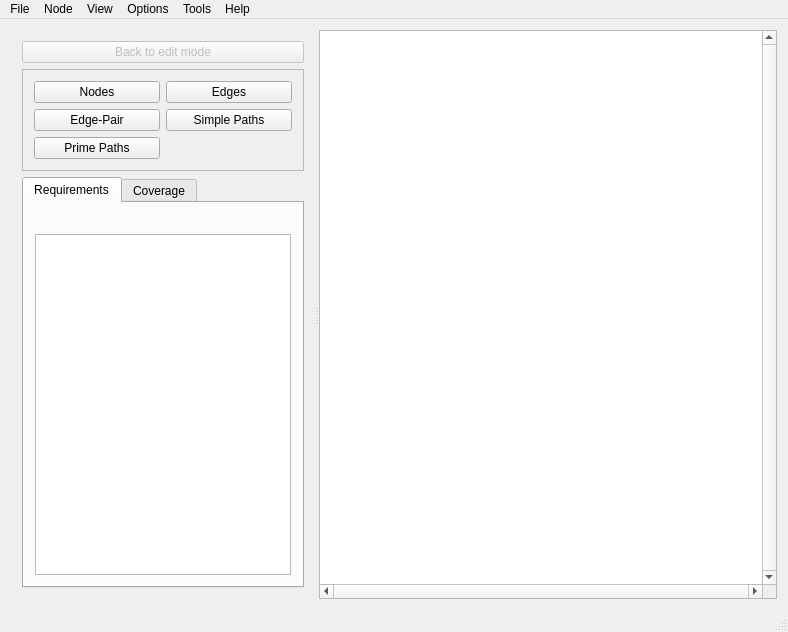
<?xml version="1.0" encoding="UTF-8"?>
<ui version="4.0">
 <class>MainWindow</class>
 <widget class="QMainWindow" name="MainWindow">
  <property name="geometry">
   <rect>
    <x>0</x>
    <y>0</y>
    <width>788</width>
    <height>632</height>
   </rect>
  </property>
  <property name="windowTitle">
   <string>MainWindow</string>
  </property>
  <widget class="QWidget" name="centralWidget">
   <layout class="QVBoxLayout" name="verticalLayout_4">
    <item>
     <widget class="QSplitter" name="splitter">
      <property name="orientation">
       <enum>Qt::Horizontal</enum>
      </property>
      <widget class="QWidget" name="verticalLayoutWidget">
       <layout class="QVBoxLayout" name="verticalLayout">
        <item>
         <widget class="QPushButton" name="backToEditButton">
          <property name="enabled">
           <bool>false</bool>
          </property>
          <property name="text">
           <string>Back to edit mode</string>
          </property>
          <property name="icon">
           <iconset resource="QCoverage.qrc">
            <normaloff>:/images/reset</normaloff>:/images/reset</iconset>
          </property>
         </widget>
        </item>
        <item>
         <widget class="QFrame" name="frame_2">
          <property name="frameShape">
           <enum>QFrame::StyledPanel</enum>
          </property>
          <property name="frameShadow">
           <enum>QFrame::Raised</enum>
          </property>
          <layout class="QGridLayout" name="gridLayout_2">
           <item row="0" column="0">
            <widget class="QPushButton" name="nodesButton">
             <property name="text">
              <string>Nodes</string>
             </property>
             <attribute name="buttonGroup">
              <string>computeButtonGroup</string>
             </attribute>
            </widget>
           </item>
           <item row="1" column="0">
            <widget class="QPushButton" name="edgePairButton">
             <property name="text">
              <string>Edge-Pair</string>
             </property>
             <attribute name="buttonGroup">
              <string>computeButtonGroup</string>
             </attribute>
            </widget>
           </item>
           <item row="0" column="1">
            <widget class="QPushButton" name="edgesButton">
             <property name="text">
              <string>Edges</string>
             </property>
             <attribute name="buttonGroup">
              <string>computeButtonGroup</string>
             </attribute>
            </widget>
           </item>
           <item row="1" column="1">
            <widget class="QPushButton" name="simplePathsButton">
             <property name="text">
              <string>Simple Paths</string>
             </property>
             <attribute name="buttonGroup">
              <string>computeButtonGroup</string>
             </attribute>
            </widget>
           </item>
           <item row="2" column="0">
            <widget class="QPushButton" name="primePathsButton">
             <property name="text">
              <string>Prime Paths</string>
             </property>
             <attribute name="buttonGroup">
              <string>computeButtonGroup</string>
             </attribute>
            </widget>
           </item>
          </layout>
         </widget>
        </item>
        <item>
         <widget class="QTabWidget" name="tabWidget">
          <property name="sizePolicy">
           <sizepolicy hsizetype="Preferred" vsizetype="Expanding">
            <horstretch>0</horstretch>
            <verstretch>0</verstretch>
           </sizepolicy>
          </property>
          <property name="currentIndex">
           <number>0</number>
          </property>
          <widget class="QWidget" name="requirementsTab">
           <property name="statusTip">
            <string>Test Requirements Menu</string>
           </property>
           <attribute name="title">
            <string>Requirements</string>
           </attribute>
           <layout class="QVBoxLayout" name="verticalLayout_2">
            <item>
             <widget class="QLabel" name="requirementsCountLabel">
              <property name="text">
               <string/>
              </property>
             </widget>
            </item>
            <item>
             <widget class="QListWidget" name="requirementsList">
              <property name="verticalScrollBarPolicy">
               <enum>Qt::ScrollBarAsNeeded</enum>
              </property>
              <property name="horizontalScrollBarPolicy">
               <enum>Qt::ScrollBarAsNeeded</enum>
              </property>
              <property name="horizontalScrollMode">
               <enum>QAbstractItemView::ScrollPerPixel</enum>
              </property>
             </widget>
            </item>
           </layout>
          </widget>
          <widget class="QWidget" name="coverageTab">
           <attribute name="title">
            <string>Coverage</string>
           </attribute>
           <layout class="QVBoxLayout" name="verticalLayout_3">
            <item>
             <widget class="QLabel" name="coverageCountLabel">
              <property name="text">
               <string/>
              </property>
             </widget>
            </item>
            <item>
             <widget class="QListWidget" name="coverageList">
              <property name="verticalScrollBarPolicy">
               <enum>Qt::ScrollBarAsNeeded</enum>
              </property>
              <property name="horizontalScrollBarPolicy">
               <enum>Qt::ScrollBarAsNeeded</enum>
              </property>
              <property name="horizontalScrollMode">
               <enum>QAbstractItemView::ScrollPerPixel</enum>
              </property>
             </widget>
            </item>
           </layout>
          </widget>
         </widget>
        </item>
       </layout>
      </widget>
      <widget class="QGraphicsView" name="graphicsView">
       <property name="sizePolicy">
        <sizepolicy hsizetype="Expanding" vsizetype="Expanding">
         <horstretch>2</horstretch>
         <verstretch>0</verstretch>
        </sizepolicy>
       </property>
       <property name="minimumSize">
        <size>
         <width>0</width>
         <height>0</height>
        </size>
       </property>
       <property name="baseSize">
        <size>
         <width>0</width>
         <height>0</height>
        </size>
       </property>
       <property name="statusTip">
        <string>Create and manipulate your graph here</string>
       </property>
       <property name="verticalScrollBarPolicy">
        <enum>Qt::ScrollBarAlwaysOn</enum>
       </property>
       <property name="horizontalScrollBarPolicy">
        <enum>Qt::ScrollBarAlwaysOn</enum>
       </property>
       <property name="renderHints">
        <set>QPainter::Antialiasing|QPainter::TextAntialiasing</set>
       </property>
       <property name="viewportUpdateMode">
        <enum>QGraphicsView::BoundingRectViewportUpdate</enum>
       </property>
       <property name="rubberBandSelectionMode">
        <enum>Qt::ContainsItemShape</enum>
       </property>
      </widget>
     </widget>
    </item>
   </layout>
  </widget>
  <widget class="QMenuBar" name="menuBar">
   <property name="geometry">
    <rect>
     <x>0</x>
     <y>0</y>
     <width>788</width>
     <height>25</height>
    </rect>
   </property>
   <widget class="QMenu" name="fileMenu">
    <property name="tearOffEnabled">
     <bool>false</bool>
    </property>
    <property name="title">
     <string>File</string>
    </property>
    <property name="separatorsCollapsible">
     <bool>false</bool>
    </property>
    <addaction name="newAction"/>
    <addaction name="separator"/>
    <addaction name="openAction"/>
    <addaction name="saveAction"/>
    <addaction name="saveAsAction"/>
    <addaction name="separator"/>
    <addaction name="exitAction"/>
   </widget>
   <widget class="QMenu" name="helpMenu">
    <property name="title">
     <string>Help</string>
    </property>
    <addaction name="actionHelp"/>
    <addaction name="separator"/>
    <addaction name="actionAbout"/>
    <addaction name="actionAboutQt"/>
   </widget>
   <widget class="QMenu" name="nodeMenu">
    <property name="title">
     <string>Node</string>
    </property>
    <addaction name="startNodeAction"/>
    <addaction name="endNodeAction"/>
    <addaction name="startEndNodeAction"/>
    <addaction name="normalNodeAction"/>
    <addaction name="separator"/>
    <addaction name="deleteAction"/>
   </widget>
   <widget class="QMenu" name="optionsMenu">
    <property name="title">
     <string>Options</string>
    </property>
    <addaction name="antialiasingAction"/>
    <addaction name="drawGridAction"/>
   </widget>
   <widget class="QMenu" name="viewMenu">
    <property name="title">
     <string>View</string>
    </property>
   </widget>
   <widget class="QMenu" name="toolsMenu">
    <property name="title">
     <string>Tools</string>
    </property>
    <addaction name="exportGraphImageAction"/>
    <addaction name="separator"/>
    <addaction name="validateGraphAction"/>
   </widget>
   <addaction name="fileMenu"/>
   <addaction name="nodeMenu"/>
   <addaction name="viewMenu"/>
   <addaction name="optionsMenu"/>
   <addaction name="toolsMenu"/>
   <addaction name="helpMenu"/>
  </widget>
  <widget class="QStatusBar" name="statusBar">
   <property name="sizePolicy">
    <sizepolicy hsizetype="Preferred" vsizetype="Preferred">
     <horstretch>0</horstretch>
     <verstretch>0</verstretch>
    </sizepolicy>
   </property>
  </widget>
  <action name="actionHelp">
   <property name="icon">
    <iconset resource="QCoverage.qrc">
     <normaloff>:/images/help</normaloff>:/images/help</iconset>
   </property>
   <property name="text">
    <string>Help</string>
   </property>
  </action>
  <action name="actionAbout">
   <property name="icon">
    <iconset resource="QCoverage.qrc">
     <normaloff>:/images/about</normaloff>:/images/about</iconset>
   </property>
   <property name="text">
    <string>About</string>
   </property>
  </action>
  <action name="actionAboutQt">
   <property name="icon">
    <iconset resource="QCoverage.qrc">
     <normaloff>:/images/about</normaloff>:/images/about</iconset>
   </property>
   <property name="text">
    <string>About Qt</string>
   </property>
  </action>
  <action name="antialiasingAction">
   <property name="checkable">
    <bool>true</bool>
   </property>
   <property name="checked">
    <bool>true</bool>
   </property>
   <property name="text">
    <string>Antialiasing</string>
   </property>
   <property name="statusTip">
    <string>Toggle Antialiasing</string>
   </property>
  </action>
  <action name="drawGridAction">
   <property name="checkable">
    <bool>true</bool>
   </property>
   <property name="checked">
    <bool>false</bool>
   </property>
   <property name="text">
    <string>Draw grid</string>
   </property>
  </action>
  <action name="exportGraphImageAction">
   <property name="icon">
    <iconset resource="QCoverage.qrc">
     <normaloff>:/images/image</normaloff>:/images/image</iconset>
   </property>
   <property name="text">
    <string>Export graph to image</string>
   </property>
  </action>
  <action name="saveVisibleImageAction">
   <property name="text">
    <string>Export visible to image</string>
   </property>
  </action>
  <action name="newAction">
   <property name="icon">
    <iconset resource="QCoverage.qrc">
     <normaloff>:/images/new</normaloff>:/images/new</iconset>
   </property>
   <property name="text">
    <string>&amp;New</string>
   </property>
   <property name="toolTip">
    <string>Create New Graph</string>
   </property>
   <property name="shortcut">
    <string>Ctrl+N</string>
   </property>
  </action>
  <action name="action">
   <property name="text">
    <string>-</string>
   </property>
  </action>
  <action name="openAction">
   <property name="icon">
    <iconset resource="QCoverage.qrc">
     <normaloff>:/images/open</normaloff>:/images/open</iconset>
   </property>
   <property name="text">
    <string>&amp;Open</string>
   </property>
   <property name="shortcut">
    <string>Ctrl+O</string>
   </property>
  </action>
  <action name="saveAction">
   <property name="icon">
    <iconset resource="QCoverage.qrc">
     <normaloff>:/images/save</normaloff>:/images/save</iconset>
   </property>
   <property name="text">
    <string>Save</string>
   </property>
   <property name="toolTip">
    <string>&amp;Save</string>
   </property>
   <property name="shortcut">
    <string>Ctrl+S</string>
   </property>
  </action>
  <action name="saveAsAction">
   <property name="icon">
    <iconset resource="QCoverage.qrc">
     <normaloff>:/images/save</normaloff>:/images/save</iconset>
   </property>
   <property name="text">
    <string>Save as...</string>
   </property>
   <property name="shortcut">
    <string>Ctrl+Shift+S</string>
   </property>
  </action>
  <action name="exitAction">
   <property name="icon">
    <iconset resource="QCoverage.qrc">
     <normaloff>:/images/exit</normaloff>:/images/exit</iconset>
   </property>
   <property name="text">
    <string>Exit</string>
   </property>
   <property name="toolTip">
    <string>E&amp;xit</string>
   </property>
   <property name="shortcut">
    <string>Ctrl+X</string>
   </property>
  </action>
  <action name="actionAdd">
   <property name="text">
    <string>Add</string>
   </property>
  </action>
  <action name="actionDelete">
   <property name="text">
    <string>Delete</string>
   </property>
  </action>
  <action name="startNodeAction">
   <property name="icon">
    <iconset resource="QCoverage.qrc">
     <normaloff>:/images/start</normaloff>:/images/start</iconset>
   </property>
   <property name="text">
    <string>Starting</string>
   </property>
   <property name="statusTip">
    <string>Set node(s) to starting type</string>
   </property>
   <property name="shortcut">
    <string>Ctrl+1</string>
   </property>
  </action>
  <action name="endNodeAction">
   <property name="icon">
    <iconset resource="QCoverage.qrc">
     <normaloff>:/images/end</normaloff>:/images/end</iconset>
   </property>
   <property name="text">
    <string>Ending</string>
   </property>
   <property name="statusTip">
    <string>Set node(s) to ending type</string>
   </property>
   <property name="shortcut">
    <string>Ctrl+2</string>
   </property>
  </action>
  <action name="normalNodeAction">
   <property name="icon">
    <iconset resource="QCoverage.qrc">
     <normaloff>:/images/reset</normaloff>:/images/reset</iconset>
   </property>
   <property name="text">
    <string>Normal</string>
   </property>
   <property name="statusTip">
    <string>Set node(s) to normal type</string>
   </property>
   <property name="shortcut">
    <string>Ctrl+0</string>
   </property>
  </action>
  <action name="deleteAction">
   <property name="icon">
    <iconset resource="QCoverage.qrc">
     <normaloff>:/images/delete</normaloff>:/images/delete</iconset>
   </property>
   <property name="text">
    <string>&amp;Delete</string>
   </property>
   <property name="shortcut">
    <string>Del</string>
   </property>
  </action>
  <action name="startEndNodeAction">
   <property name="icon">
    <iconset resource="QCoverage.qrc">
     <normaloff>:/images/startend</normaloff>:/images/startend</iconset>
   </property>
   <property name="text">
    <string>Starting/Ending</string>
   </property>
   <property name="statusTip">
    <string>Set node(s) to starting/ending type</string>
   </property>
   <property name="shortcut">
    <string>Ctrl+3</string>
   </property>
  </action>
  <action name="showLogAction">
   <property name="checkable">
    <bool>true</bool>
   </property>
   <property name="text">
    <string>Show log</string>
   </property>
  </action>
  <action name="validateGraphAction">
   <property name="text">
    <string>Validate graph</string>
   </property>
  </action>
 </widget>
 <layoutdefault spacing="6" margin="11"/>
 <resources>
  <include location="QCoverage.qrc"/>
 </resources>
 <connections>
  <connection>
   <sender>exitAction</sender>
   <signal>triggered()</signal>
   <receiver>MainWindow</receiver>
   <slot>close()</slot>
   <hints>
    <hint type="sourcelabel">
     <x>-1</x>
     <y>-1</y>
    </hint>
    <hint type="destinationlabel">
     <x>401</x>
     <y>323</y>
    </hint>
   </hints>
  </connection>
 </connections>
 <buttongroups>
  <buttongroup name="computeButtonGroup"/>
 </buttongroups>
</ui>
